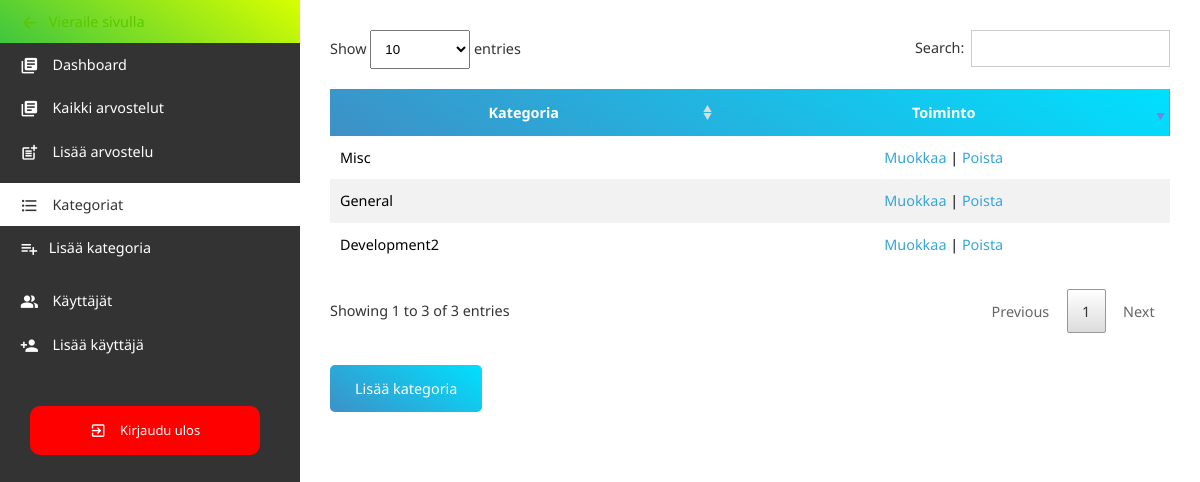
/admin/categories.php (signed in), run on the app's committed database.
### tables this page shows
CREATE TABLE `cats` (
  `catID` int(11) UNSIGNED NOT NULL,
  `catTitle` varchar(255) DEFAULT NULL,
  `catSlug` varchar(255) DEFAULT NULL
);

### admin/categories.php (the view, shortened to what this page needs)
<?php
require_once('../includes/config.php');
?>
<!doctype html>
<html lang="fi">
<head>
  <?php require('includes/head-meta.php'); ?>
</head>
<body>
<div id="wrapper" class="flex">
<?php include('includes/menu.php'); ?>
<main>
	<div class="innermargin">
    <table>
    <thead>
    <tr>
        <th>Kategoria</th>
        <th>Toiminto</th>
    </tr>
</thead>
    <?php
        try {
            $stmt = $db->query('SELECT catID, catTitle, catSlug FROM cats ORDER BY catTitle DESC');
            while($row = $stmt->fetch()){
                echo '<tr>';
                echo '<td>'.$row['catTitle'].'</td>';
                ?>
                <td class="center">
                    <a href="edit-category.php?id=<?php echo $row['catID'];?>">Muokkaa</a> |
                    <a href="javascript:delcat('<?php echo $row['catID'];?>','<?php echo $row['catSlug'];?>')">Poista</a>
                </td>
                <?php
                echo '</tr>';
            }
        } catch(PDOException $e) {
            echo $e->getMessage();
        }
    ?>
    </table>
    <p><a href='add-category.php' class='button'>Lisää kategoria</a></p>
</div>
</main>
</div>
</body>
</html>

### admin/style/main-admin.css (style rules this page uses)
body { background: #333; font:100%/170% 'Noto Sans', Arial, Helvetica, sans-serif; }
a, a:visited { text-decoration: none; color: #36a5d9; }
p { margin: 10px 0; }
.flex { display: -webkit-flex; display: -moz-flex; display: -ms-flexbox; display: flex; flex-wrap: wrap; -moz-flex-warp: warp; justify-content: flex-around; -webkit-justify-content: space-around; align-items: stretch; flex-direction: row; align-content: stretch; -webkit-box-orient: horizontal; -webkit-box-direction: normal; -webkit-flex-direction: row; -ms-flex-direction: row; flex-direction: row; -webkit-flex-wrap: wrap; -ms-flex-wrap: wrap; flex-wrap: wrap; }
#login input[type="submit"], .button, a.button, a:visited.button { background: rgb(0, 224, 255); background: -moz-linear-gradient(214deg, rgba(0, 224, 255, 1) 0%, rgba(62, 144, 198, 1) 100%); background: -webkit-linear-gradient(214deg, rgba(0, 224, 255, 1) 0%, rgba(62, 144, 198, 1) 100%); background: linear-gradient(214deg, rgba(0, 224, 255, 1) 0%, rgba(62, 144, 198, 1) 100%);filter: progid: DXImageTransform.Microsoft.gradient(startColorstr="#00e0ff", endColorstr="#3e90c6", GradientType=1); color: #fff; padding: 10px 25px; border-radius: 5px; margin: 22px 0 10px; display: inline-block; border: none; }
aside ul li a.viewpage, thead { background: rgb(0, 224, 255); background: -moz-linear-gradient(214deg, rgba(0, 224, 255, 1) 0%, rgba(62, 144, 198, 1) 100%); background: -webkit-linear-gradient(214deg, rgba(0, 224, 255, 1) 0%, rgba(62, 144, 198, 1) 100%); background: linear-gradient(214deg, rgba(0, 224, 255, 1) 0%, rgba(62, 144, 198, 1) 100%);filter: progid: DXImageTransform.Microsoft.gradient(startColorstr="#00e0ff", endColorstr="#3e90c6", GradientType=1); }
#wrapper { height: 100%; position: absolute; width: 100%; height: 100%; min-height: 100%; font-size: 0.9em; }
.innermargin { margin: 30px; }
main { width: calc(100% - 300px); background: #fff; }
thead { color: #fff; }
.dataTable { border:none; margin:20px 0 20px 0 !important; }
table.dataTable.no-footer, table.dataTable thead th, table.dataTable thead td { border:none !important; }
table td.center { text-align: center; }
tr.even { background: #f2f2f2 !important; }
table.dataTable { width: 100%; margin: 0 auto; clear: both; border-collapse: separate; border-spacing: 0; }
table.dataTable thead th, table.dataTable tfoot th { font-weight: bold; }
table.dataTable thead th, table.dataTable thead td { padding: 10px 18px; border-bottom: 1px solid #111111; }
table.dataTable thead .sorting, table.dataTable thead .sorting_asc, table.dataTable thead .sorting_desc, table.dataTable thead .sorting_asc_disabled, table.dataTable thead .sorting_desc_disabled { cursor: pointer; *cursor: hand; background-repeat: no-repeat; background-position: center right; }
table.dataTable thead .sorting { background-image: url("../../images/sort_both.png"); }
table.dataTable thead .sorting_desc { background-image: url("../../images/sort_desc.png"); }
table.dataTable tbody tr { background-color: white; }
table.dataTable tbody th, table.dataTable tbody td { padding: 8px 10px; }
table.dataTable.no-footer { border-bottom: 1px solid #111111; }
table.dataTable, table.dataTable th, table.dataTable td { box-sizing: content-box; }

### data on the page
cats: catTitle "Misc"
cats: catTitle "General"
cats: catTitle "Development2"
